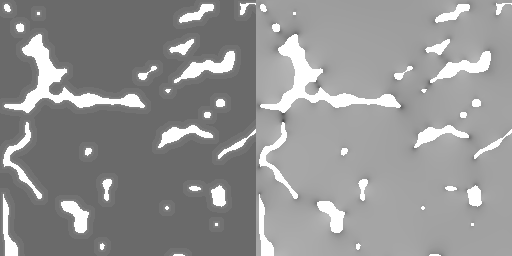
#> input picture data/train_raw/1.png, 512 x 256 px, found by its file name; its folder holds only this picture in this run
$ python split.py
#> lines starting #> are read from the running program, lines starting #| are printed output that depends on the picture
from PIL import Image
import numpy as np


def readData(index):
#> called with index = 1
    image_dir = r"/root/autodl-tmp/Pytorch-UNet-master/data/train_raw/{}.png".format(index)
    x = Image.open(image_dir)  # 打开图片
#> x is the input picture: PIL image 512x256 L; min 64, max 255, mean 146.9
    data = np.asarray(x)  # 转换为矩阵
    data_origin = data[:, :256]
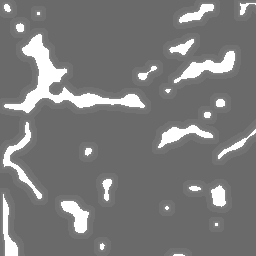
#> data_origin: shape (256, 256); min 106, max 255, mean 123.2
    data_target = data[:, 256:]
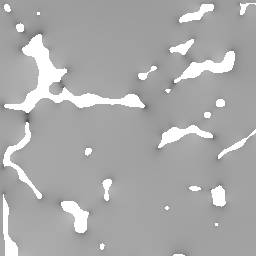
#> data_target: shape (256, 256); min 64, max 255, mean 170.6
    image_origin = Image.fromarray(data_origin)
    image_target = Image.fromarray(data_target)
    image_origin.save("/root/autodl-tmp/Pytorch-UNet-master/data/imgs_train/{}.png".format(index))
    image_target.save("/root/autodl-tmp/Pytorch-UNet-master/data/masks_train/{}.png".format(index))


for index in range(133):
#> (the run stopped early here; a loop or call above may not have finished)
